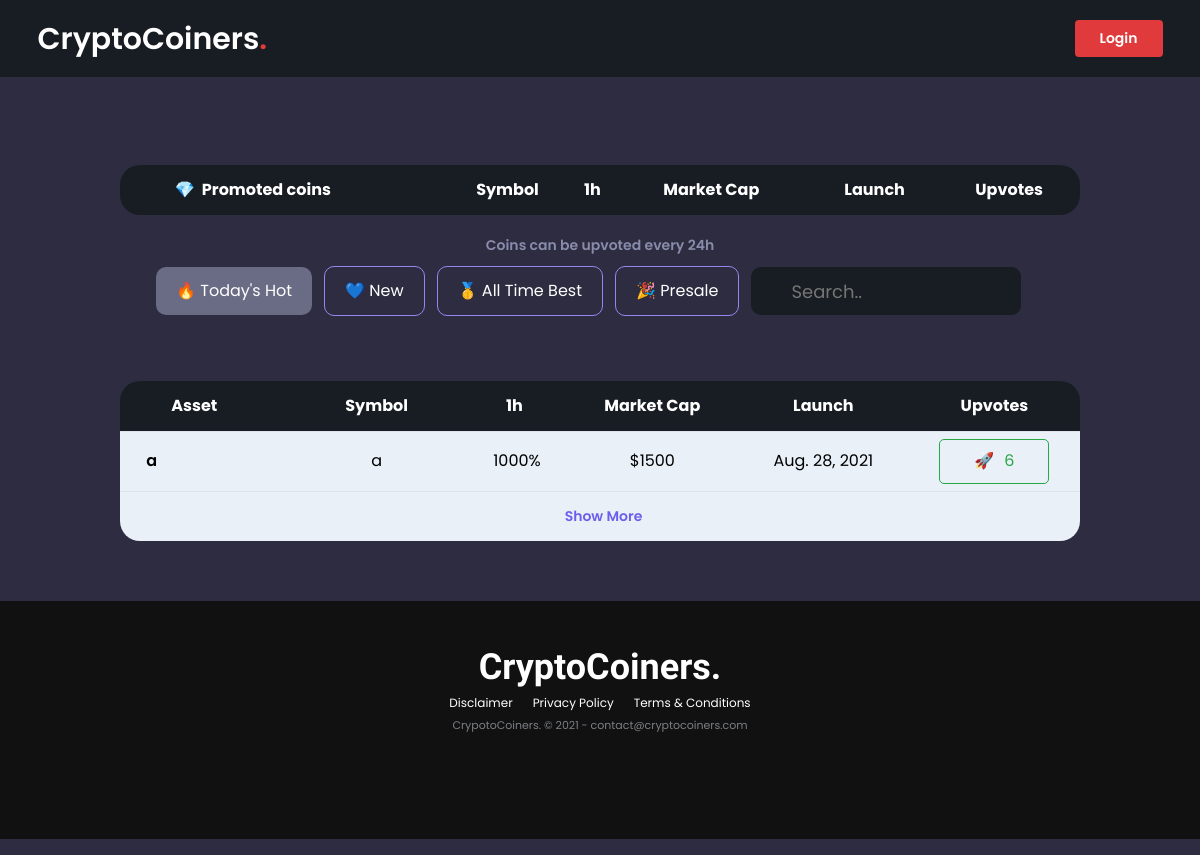
The page /myvote/ on the database as committed earlier.
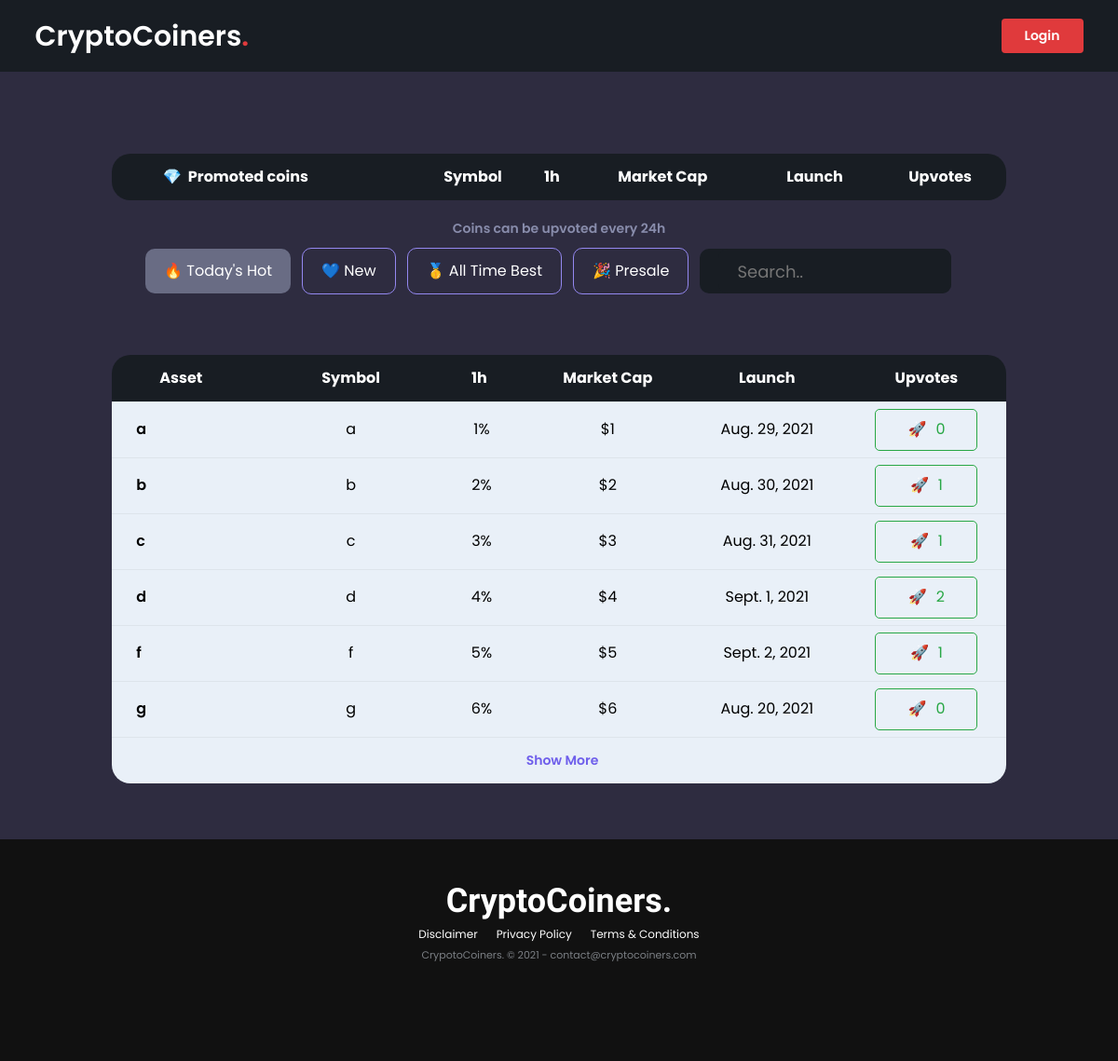
The same page on the database as committed later.
### cryptocoinersite/models.py (models this page shows, shortened)
class Coin(models.Model):
    id = models.AutoField(primary_key=True)
    user = models.CharField(max_length=20)
    coin_id = models.CharField(max_length=200)
    coin_name = models.CharField(max_length=200)
    coin_symbol = models.CharField(max_length=200)
    coin_discription = models.CharField(max_length=800)
    coin_dis = models.CharField(max_length=800)
    market_cap = models.CharField(max_length=200)
    h1 = models.CharField(max_length=200)
    h24 = models.CharField(max_length=200)
    price = models.CharField(max_length=200)
    launch_date = models.DateField((""), auto_now=False, auto_now_add=False)
    website = models.CharField(max_length=200)
    telegram = models.CharField(max_length=200)
    twitter = models.CharField(max_length=200)
    discord = models.CharField(max_length=200)
    reddit = models.CharField(max_length=200)
    logo = models.CharField(max_length=200)
    additional_info = models.CharField(max_length=800)
    vote = models.IntegerField(default=0)
    image = models.CharField(max_length=900)
    post_date = models.DateTimeField(auto_now_add=True, blank=True)
    class_type = models.CharField(max_length= 100)
    coin_status =models.BooleanField(default=False)

### cryptocoinersite/views.py (the view)
# urls.py: path('myvote/', views.myvote, name='myvote'),
def myvote(request):
    allcoin = Coin.objects.all()
    coinvote=''
    if(request.user.username ):
        user = User.objects.get(username=request.user.username)
        coinvote = CoinVoter.objects.filter(user=user)
    return render(request, 'cryptocoinersite/myvote.html' , {'allcoin':allcoin,'coinvote':coinvote})

### templates/cryptocoinersite/myvote.html (shortened to what this page needs)
{% extends 'cryptocoinersite/basic.html' %}
{% block body %}
{% load static %}
<section id="testimonials" class="testimonials">
    <div class="container" data-aos="fade-up">
        <section class="MainView_MainView__28hF8">
            <section class="CoinList_CoinList__3jwUO">
                <table>
                    <thead>
                        <tr>
                            <th><span>💎</span>Promoted coins</th>
                            <th>Symbol</th>
                            <th>1h</th>
                            <th>Market Cap</th>
                            <th>Launch</th>
                            <th>Upvotes</th>
                        </tr>
                    </thead>
                </table>
            </section>
            <div class="MainView_tableTabs__KLJD-"><button class="MainView_active__3R8g3">🔥 Today<span>'s
                        Hot</span></button><button class="">💙 New</button><button class="">🥇 All Time<span>
                        Best</span></button><button class="">🎉 Presale</button>
                <div class="MainView_tableSearch__2kG1e"><img src="" alt=""><input placeholder="Search.." value="">
                </div>
                <div class="MainView_tableVoteText__1UJ7e">Coins can be upvoted every 24h</div>
            </div>
            <section class="CoinList_CoinList__3jwUO">
                <table>
                    <thead>
                        <tr>
                            <th>Asset</th>
                            <th>Symbol</th>
                            <th>1h</th>
                            <th>Market Cap</th>
                            <th>Launch</th>
                            <th>Upvotes</th>
                        </tr>
                    </thead>
                    <tbody>
                        {% for coin in allcoin  %}
                        <tr>
                            <td>
                                <div class="CoinList_coinLogo__2FFG-">
                                    {{coin.coin_name}}
                                </div>
                            </td>
                            <td>{{coin.coin_symbol}}</td>
                            <td class="CoinList_priceComparison__3yaqb">
                                <div><img src="" alt="">{{coin.price}}%</div>
                            </td>
                            <td>${{coin.market_cap}}</td>
                            <td>{{coin.launch_date}}</td>
                            <td><button
                                    class="UpvoteButton_UpvoteButton__2emOP false UpvoteButton_small__3vQ9d"><span>🚀</span>{{coin.vote}}</button>
                            </td>
                        </tr>
                        {% endfor %}
                    </tbody>
                </table>
                <button class="CoinList_showMoreButton__38tgO"><img src="" alt="">Show More</button>
            </section>
        </section>
    </div>
</section>
{% endblock body %}

Rows that differ between the two databases and show on the page:
removed Coin: coin_name "a", coin_symbol "a", price "1000", market_cap "1500", launch_date "Aug. 28, 2021", vote "6"
added Coin: coin_name "a", coin_symbol "a", price "1", market_cap "1", launch_date "Aug. 29, 2021", vote "0"
added Coin: coin_name "b", coin_symbol "b", price "2", market_cap "2", launch_date "Aug. 30, 2021", vote "1"
added Coin: coin_name "c", coin_symbol "c", price "3", market_cap "3", launch_date "Aug. 31, 2021", vote "1"
added Coin: coin_name "d", coin_symbol "d", price "4", market_cap "4", launch_date "Sept. 1, 2021", vote "2"
added Coin: coin_name "f", coin_symbol "f", price "5", market_cap "5", launch_date "Sept. 2, 2021", vote "1"
added Coin: coin_name "g", coin_symbol "g", price "6", market_cap "6", launch_date "Aug. 20, 2021", vote "0"
